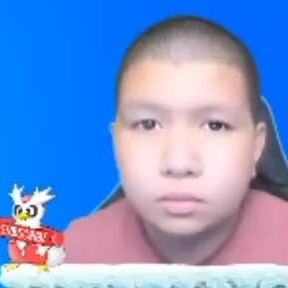
#> input picture assets/windah-bocil.jpg, 288 x 288 px, found by its file name
$ python cv0xx-face-detection.py
#> lines starting #> are read from the running program, lines starting #| are printed output that depends on the picture; after the words box and inside, x2 and y2 are one past the last pixel; in counts of white or black regions, pixels touching at a corner belong together
import cv2, matplotlib.pyplot as plt

# Deklarasi image path
imagePath = r'assets\windah-bocil.jpg'

# Read Image
img = cv2.imread(imagePath)
#> img is the input picture: shape (288, 288, 3); mean B, G, R 206.6, 149.6, 120.1

# Grayscale better for detection
img_gray = cv2.cvtColor(img, cv2.COLOR_BGR2GRAY)
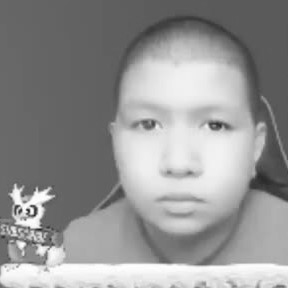
#> img_gray: shape (288, 288); min 34, max 255, mean 147.3
# Load classifier
face_classifier = cv2.CascadeClassifier(
    cv2.data.haarcascades + "haarcascade_frontalface_default.xml"
)
# Detect face
face = face_classifier.detectMultiScale(
    img_gray, scaleFactor = 1.1, minNeighbors = 10, minSize = (40,40)
)
#> face = [[96, 59, 169, 169]]
# [5 lines of commented-out code are left out]
for (x, y, w, h) in face:
    cv2.rectangle(img, (x, y), (x + w , y + h), (0, 255, 0), 4)
#> this loop made 1 pass
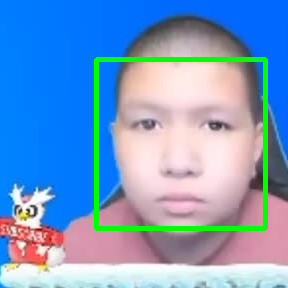
#> img: shape (288, 288, 3); 4.06% of pixels changed, all inside (x1, y1, x2, y2) = (94, 57, 268, 231)
img_rgb = cv2.cvtColor(img, cv2.COLOR_BGR2RGB)
plt.imshow(img_rgb)
plt.axis('off')
plt.waitforbuttonpress()
plt.close('all')

$ run again, with assets/kitti.jpg copied over assets/windah-bocil.jpg
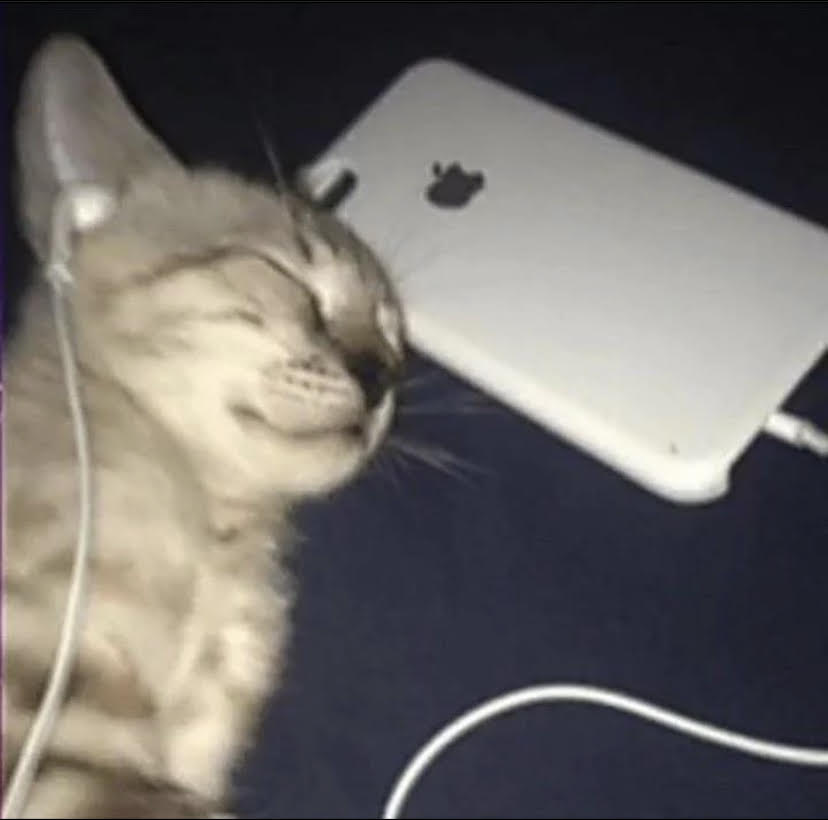
#> input picture assets/kitti.jpg, 828 x 820 px, found by its file name
#> img is the input picture: shape (820, 828, 3); mean B, G, R 103.5, 105.9, 109.5
#> `img_gray = cv2.cvtColor(img, cv2.COLOR_BGR2GRAY)`:
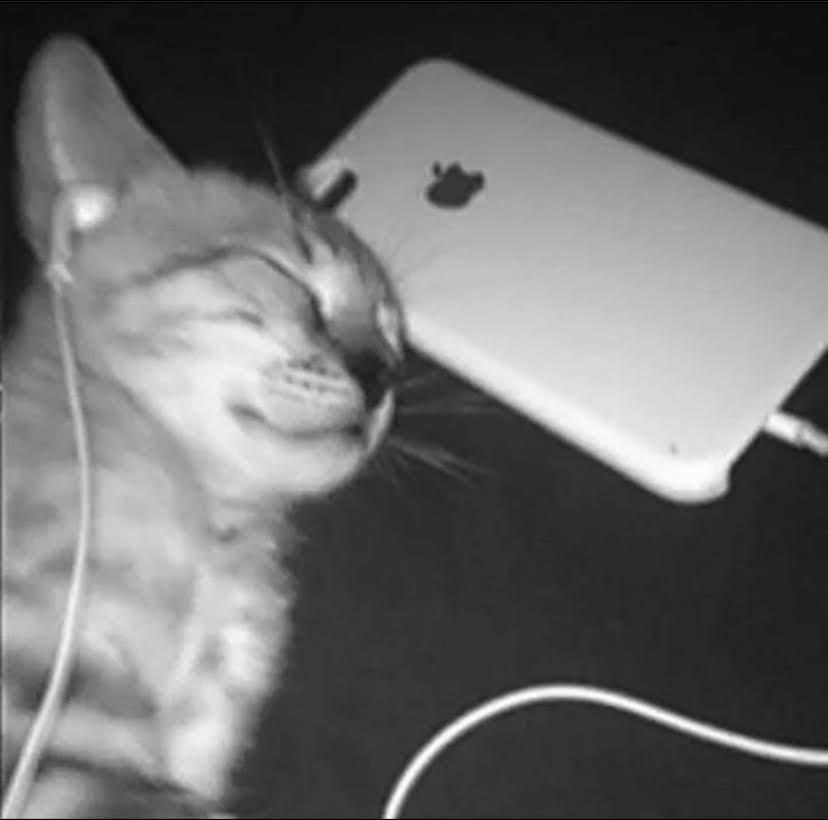
#> img_gray: shape (820, 828); min 0, max 255, mean 106.7
#> face = ()
